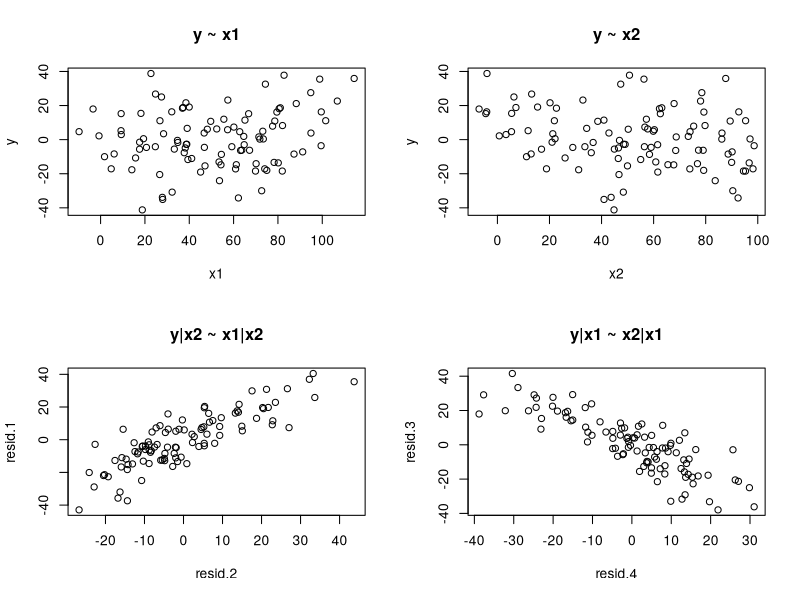

R code for this plot:
## ---- chunk 1
set.seed(1)
x <- runif(100, 0, 100)
set.seed(2)
x1 <- x + rnorm(100, sd=10) 
set.seed(3)
x2 <- 1 * x + rnorm(100, sd=10) # x2 is postively correlated with x1, with noise
cor.test(x1, x2)
## ---- chunk 2
p1 <- 1 # positive effect of x1
p2 <- -1 # neg. effect of x2
set.seed(1)
y <- p1*x1 + p2*x2 + rnorm(100, sd=10) # independent effects of x1 and x2, plus noise)
cor(cbind(x,x1,x2,y))
## ---- chunk 3
summary( mod0 <- lm(y ~ x1 +x2))
## ---- chunk 4
# y, given x2
mod1 <- lm(y ~ x2 )
resid.1 <- resid(mod1)

# x1, given x2
mod2 <- lm(x1 ~ x2)
resid.2 <- resid(mod2)


# y, given x1
mod3 <- lm(y ~ x1 )
resid.3 <- resid(mod3)

# x2, given x1
mod4 <- lm(x2 ~ x1)
resid.4 <- resid(mod4)

layout(matrix(1:4, nc=2, byrow=TRUE) )
plot(x1, y, main='y ~ x1')
plot(x2, y, main='y ~ x2')
plot(resid.2, resid.1, main='y|x2 ~ x1|x2')
plot(resid.4, resid.3, main='y|x1 ~ x2|x1')
